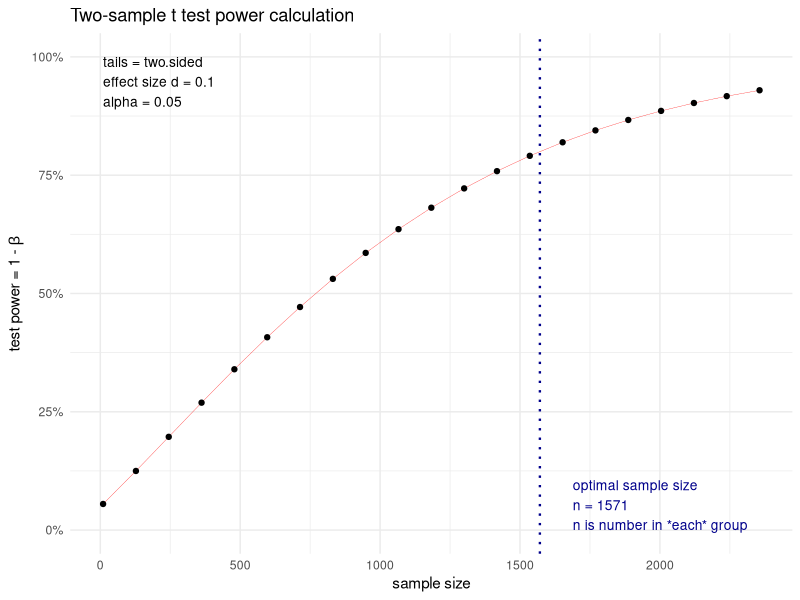
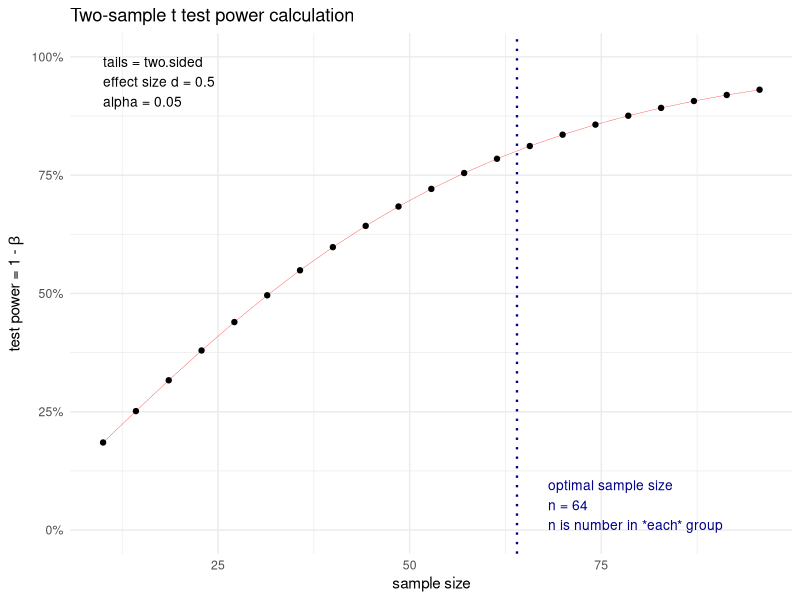

The R script that drew these images, in order:
## ---- chunk 1
library(pwr)

tPower = pwr.t.test(n = NULL, d = 0.1, power = 0.8, 
                    type= "two.sample", alternative = "two.sided")

plot(tPower) + 
  ggplot2::theme_minimal()
## ---- chunk 2
tPower = pwr.t.test(n = NULL, d = 0.5, power = 0.8, 
                    type= "two.sample", alternative = "two.sided")

plot(tPower) + 
  ggplot2::theme_minimal()
## ---- chunk 3
datFrame = data.frame(mean = c(60, 55), 
                      sd = c(3, 2.75),
                      n = c(100, 95),
           row.names = c("Offer on landing", "Offer on cart"))

knitr::kable(datFrame, caption = "Time on page")

# compute.es::mes(m.1 = 60, m.2 = 55, sd.1 = 3, sd.2 = 2.75, n.1 = 100, n.2 = 95)
## ---- chunk 4
datFrame = data.frame(mean = c(5, 4), 
                      sd = c(.75, .3),
                      n = c(100, 95),
           row.names = c("Emailed offer", "Mailed offer"))

knitr::kable(datFrame, caption = "Store Visits")

# compute.es::mes(m.1 = 5, m.2 = 4, sd.1 = .75, sd.2 = .3, n.1 = 100, n.2 = 95)
## ---- chunk 5
tDat = data.frame(Print = c("New logo, printed", "Old logo, printed"), 
               Digital = c("New logo, digital", "Old logo, digital"), 
               row.names = c("New Logo", "Old Logo"))

knitr::kable(tDat)
